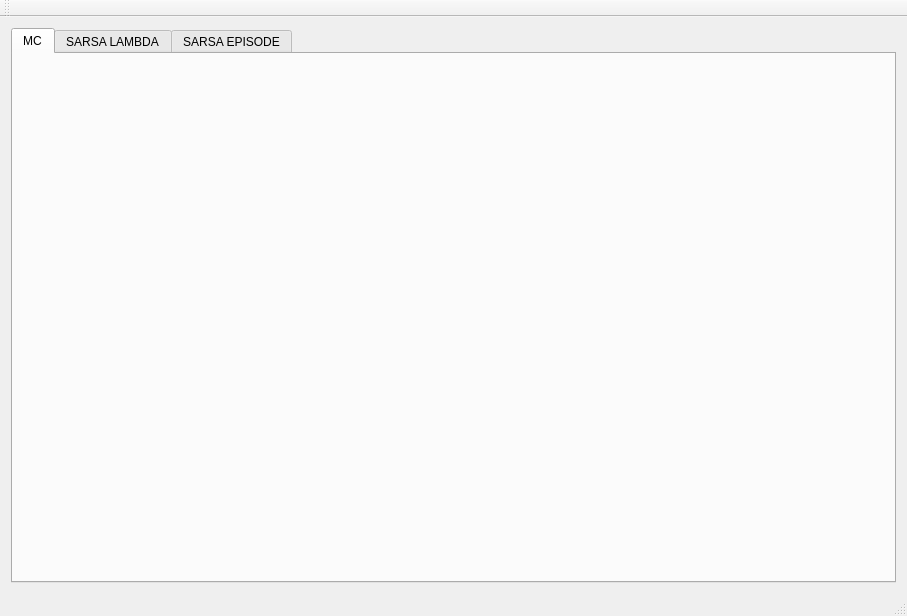
<?xml version="1.0" encoding="UTF-8"?>
<ui version="4.0">
 <class>BlackJack</class>
 <widget class="QMainWindow" name="BlackJack">
  <property name="geometry">
   <rect>
    <x>0</x>
    <y>0</y>
    <width>907</width>
    <height>616</height>
   </rect>
  </property>
  <property name="windowTitle">
   <string>BlackJack</string>
  </property>
  <widget class="QWidget" name="centralWidget">
   <layout class="QGridLayout" name="gridLayout">
    <item row="0" column="0">
     <widget class="QTabWidget" name="tabWidget">
      <property name="currentIndex">
       <number>0</number>
      </property>
      <widget class="QWidget" name="tab">
       <attribute name="title">
        <string>MC</string>
       </attribute>
       <layout class="QGridLayout" name="gridLayout_2">
        <item row="0" column="0">
         <widget class="QWidget" name="widgetMonteCarloSurface" native="true"/>
        </item>
       </layout>
      </widget>
      <widget class="QWidget" name="tab_2">
       <attribute name="title">
        <string>SARSA LAMBDA</string>
       </attribute>
       <layout class="QGridLayout" name="gridLayout_4">
        <item row="0" column="0">
         <layout class="QGridLayout" name="gridLayout_3"/>
        </item>
       </layout>
      </widget>
      <widget class="QWidget" name="tab_3">
       <attribute name="title">
        <string>SARSA EPISODE</string>
       </attribute>
       <layout class="QGridLayout" name="gridLayout_6">
        <item row="0" column="0">
         <layout class="QGridLayout" name="gridLayout_5"/>
        </item>
       </layout>
      </widget>
     </widget>
    </item>
   </layout>
  </widget>
  <widget class="QMenuBar" name="menuBar">
   <property name="geometry">
    <rect>
     <x>0</x>
     <y>0</y>
     <width>907</width>
     <height>20</height>
    </rect>
   </property>
  </widget>
  <widget class="QToolBar" name="mainToolBar">
   <attribute name="toolBarArea">
    <enum>TopToolBarArea</enum>
   </attribute>
   <attribute name="toolBarBreak">
    <bool>false</bool>
   </attribute>
  </widget>
  <widget class="QStatusBar" name="statusBar"/>
 </widget>
 <layoutdefault spacing="6" margin="11"/>
 <resources/>
 <connections/>
</ui>
